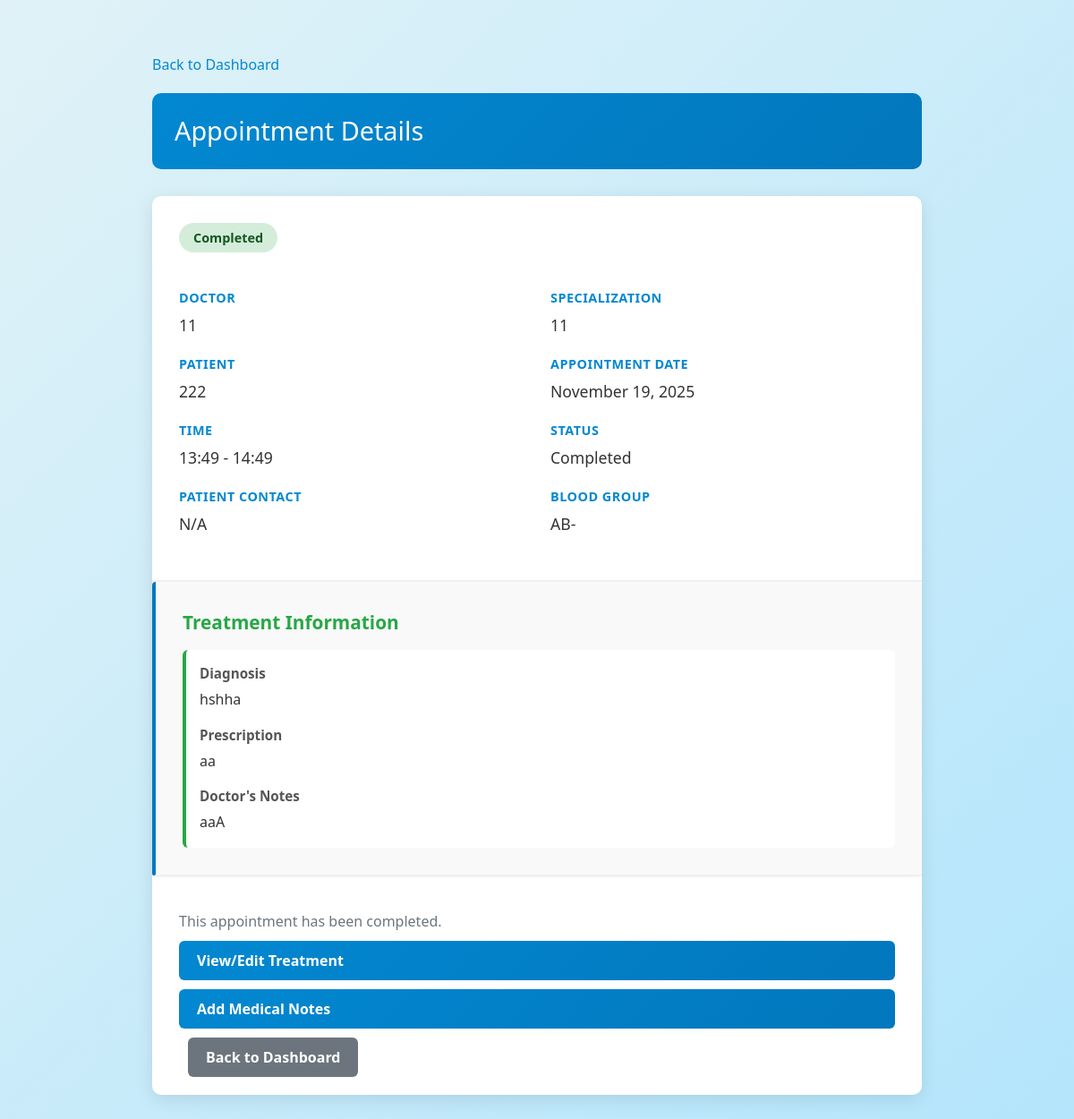
Screenshot of /doctor_view_appointment/6 (signed in) with the database file from the repository.
### application/models.py (models this page shows, shortened)
class Appointment(db.Model):
    __tablename__ = 'appointments'
    id = db.Column(db.Integer, primary_key=True)
    patient_id = db.Column(db.Integer, db.ForeignKey('patients.id'), nullable=True)  # Nullable for availability slots
    doctor_id = db.Column(db.Integer, db.ForeignKey('doctors.id'), nullable=False)
    name = db.Column(db.String(100), nullable=False)  # Patient name or 'Available' for slots
    date = db.Column(db.Date, nullable=False)
    st_time = db.Column(db.Time, nullable=False)
    en_time = db.Column(db.Time, nullable=False)
    status = db.Column(db.String(20), default='Booked')  # Booked, Completed, Cancelled, Available
    treatment = db.relationship('Treatment', backref='appointment', uselist=False, cascade='all, delete-orphan')

class Doctor(db.Model, UserMixin):
    __tablename__ = 'doctors'
    id = db.Column(db.Integer, primary_key=True)
    username = db.Column(db.String(80), unique=True, nullable=False)
    passwordd = db.Column(db.String(255), nullable=False)
    name = db.Column(db.String(100), nullable=False)
    email = db.Column(db.String(120), unique=True, nullable=False)
    contact = db.Column(db.String(15))
    specialization = db.Column(db.String(100), nullable=False)
    department_id = db.Column(db.Integer, db.ForeignKey('departments.id'), nullable=False)
    qualifications = db.Column(db.Text)
    is_blacklisted = db.Column(db.Boolean, default=False)
    doctor_id = db.Column(db.Integer, db.ForeignKey('users.id'), nullable=False, unique=True)
    appointments = db.relationship('Appointment', backref='doctor', lazy=True)

class Patient(db.Model, UserMixin):
    __tablename__ = 'patients'
    id = db.Column(db.Integer, primary_key=True)
    username = db.Column(db.String(80), unique=True, nullable=False)
    passwordp = db.Column(db.String(255), nullable=False)
    name = db.Column(db.String(100), nullable=False)
    date_of_birth = db.Column(db.Date)
    gender = db.Column(db.String(10))
    blood_group = db.Column(db.String(5))
    contact = db.Column(db.String(15))  # Contact field added
    patient_id = db.Column(db.Integer, db.ForeignKey('users.id'), nullable=False, unique=True)
    is_blacklisted = db.Column(db.Boolean, default=False)
    appointments = db.relationship('Appointment', backref='patient', lazy=True)

class Treatment(db.Model):
    __tablename__ = 'treatments'
    id = db.Column(db.Integer, primary_key=True)
    appointment_id = db.Column(db.Integer, db.ForeignKey('appointments.id'), nullable=False, unique=True)
    diagnosis = db.Column(db.Text, nullable=False)
    prescription = db.Column(db.Text)
    notes = db.Column(db.Text)
    created_at = db.Column(db.DateTime, default=datetime.utcnow)

### application/routes.py (the view)
@app.route('/doctor_view_appointment/<int:appointment_id>')
@login_required
def doctor_view_appointment(appointment_id):
    if current_user.user_role != 1:
        abort(403)
    doctor = Doctor.query.filter_by(doctor_id=current_user.id).first()
    appointment = Appointment.query.get_or_404(appointment_id)
    if appointment.doctor_id != doctor.id:
        abort(403)
    return render_template('doctor_view_appointment.html',
                         appointment=appointment,
                         doctor=doctor)

### templates/doctor_view_appointment.html (shortened to what this page needs)
<!DOCTYPE html>
<html lang="en">
<head>
    <link href="https://cdn.jsdelivr.net/npm/bootstrap@5.1.3/dist/css/bootstrap.min.css" rel="stylesheet">
    <link rel="stylesheet" href="{{ url_for('static', filename='style.css') }}">
</head>
<body class="bg-light">
    <div class="appointment-container">
        <a href="{{ url_for('doctor_dashboard') }}" class="back-link"> Back to Dashboard</a>
        <div class="header-section">
            <h1> Appointment Details</h1>
        </div>
        <div class="appointment-card">
            <div class="appointment-info">
                <div style="margin-bottom: 20px;">
                    <span class="appointment-status {% if appointment.status == 'Completed' %}status-completed{% elif appointment.status == 'Cancelled' %}status-cancelled{% elif appointment.status == 'Available' %}status-booked{% else %}status-booked{% endif %}">
                        {{ appointment.status }}
                    </span>
                </div>
                <div class="info-row">
                    <div class="info-item">
                        <span class="info-label"> Doctor</span>
                        <span class="info-value">{{ appointment.doctor.name }}</span>
                    </div>
                    <div class="info-item">
                        <span class="info-label"> Specialization</span>
                        <span class="info-value">{{ appointment.doctor.specialization }}</span>
                    </div>
                </div>
                <div class="info-row">
                    <div class="info-item">
                        <span class="info-label"> Patient</span>
                        <span class="info-value">
                            {% if appointment.patient %}
                                {{ appointment.patient.name }}
                            {% else %}
                                <em class="text-muted">No patient assigned (Available slot)</em>
                            {% endif %}
                        </span>
                    </div>
                    <div class="info-item">
                        <span class="info-label"> Appointment Date</span>
                        <span class="info-value">{{ appointment.date.strftime('%B %d, %Y') }}</span>
                    </div>
                </div>
                <div class="info-row">
                    <div class="info-item">
                        <span class="info-label"> Time</span>
                        <span class="info-value">{{ appointment.st_time.strftime('%H:%M') }} - {{ appointment.en_time.strftime('%H:%M') }}</span>
                    </div>
                    <div class="info-item">
                        <span class="info-label"> Status</span>
                        <span class="info-value">{{ appointment.status }}</span>
                    </div>
                </div>
                {% if appointment.patient %}
                    <div class="info-row">
                        <div class="info-item">
                            <span class="info-label"> Patient Contact</span>
                            <span class="info-value">{{ appointment.patient.contact or 'N/A' }}</span>
                        </div>
                        <div class="info-item">
                            <span class="info-label"> Blood Group</span>
                            <span class="info-value">{{ appointment.patient.blood_group or 'N/A' }}</span>
                        </div>
                    </div>
                {% endif %}
            </div>
            {% if appointment.status == 'Completed' and appointment.treatment %}
                <div class="treatment-section">
                    <div class="treatment-header"> Treatment Information</div>
                    <div class="treatment-content">
                        {% if appointment.treatment.diagnosis %}
                            <div class="treatment-item">
                                <div class="treatment-label"> Diagnosis</div>
                                <div class="treatment-text">{{ appointment.treatment.diagnosis }}</div>
                            </div>
                        {% endif %}
                        {% if appointment.treatment.prescription %}
                            <div class="treatment-item">
                                <div class="treatment-label"> Prescription</div>
                                <div class="treatment-text">{{ appointment.treatment.prescription }}</div>
                            </div>
                        {% endif %}
                        {% if appointment.treatment.notes %}
                            <div class="treatment-item">
                                <div class="treatment-label"> Doctor's Notes</div>
                                <div class="treatment-text">{{ appointment.treatment.notes }}</div>
                            </div>
                        {% endif %}
                    </div>
                </div>
            {% elif appointment.status == 'Completed' %}
                <div class="treatment-section">
                    <div class="treatment-header"> Treatment Information</div>
                    <div class="no-treatment">No treatment record added yet.</div>
                </div>
            {% endif %}
            {% if appointment.patient and appointment.status == 'Booked' %}
                <div class="action-section">
                    <a href="{{ url_for('doctor_view_appointment', appointment_id=appointment.id) }}" class="action-btn btn-primary"> Refresh</a>
                    <a href="{{ url_for('update_appointment_status', appointment_id=appointment.id, status='Completed') }}" class="action-btn btn-success"> Mark as Completed</a>
                    <a href="{{ url_for('add_treatment', appointment_id=appointment.id) }}" class="action-btn btn-success"> Add Treatment</a>
                    <button class="action-btn btn-primary" data-bs-toggle="modal" data-bs-target="#postponeModal"> Postpone</button>
                    <a href="{{ url_for('update_appointment_status', appointment_id=appointment.id, status='Cancelled') }}" class="action-btn btn-danger"> Cancel</a>
                </div>
            {% elif appointment.status == 'Available' %}
                <div class="action-section">
                    <p class="text-muted mb-0" style="flex: 1;">This is an available time slot. It will appear in the patient booking system.</p>
                    <a href="{{ url_for('delete_availability', appointment_id=appointment.id) }}" class="action-btn btn-danger"> Delete Slot</a>
                </div>
            {% elif appointment.status == 'Cancelled' %}
                <div class="action-section">
                    <p class="text-muted mb-0" style="flex: 1;">This appointment has been cancelled and cannot be modified.</p>
                    <a href="{{ url_for('doctor_dashboard') }}" class="action-btn btn-secondary"> Back to Dashboard</a>
                </div>
            {% elif appointment.status == 'Completed' %}
                <div class="action-section">
                    <p class="text-muted mb-0" style="flex: 1;">This appointment has been completed.</p>
                    <a href="{{ url_for('add_treatment', appointment_id=appointment.id) }}" class="action-btn btn-primary"> View/Edit Treatment</a>
                    <a href="{{ url_for('update_medical_notes', appointment_id=appointment.id) }}" class="action-btn btn-primary"> Add Medical Notes</a>
                    <a href="{{ url_for('doctor_dashboard') }}" class="action-btn btn-secondary"> Back to Dashboard</a>
                </div>
            {% endif %}
        </div>
    </div>
</body>
</html>

### static/style.css (style rules this page uses)
* { margin: 0; padding: 0; box-sizing: border-box; }
body { font-family: 'Segoe UI', Tahoma, Geneva, Verdana, sans-serif; background: linear-gradient(135deg, #e0f2f7 0%, #b3e5fc 100%); margin: 0; padding: 0; min-height: 100vh; }
button[type="submit"], .btn-primary { width: 100%; background: linear-gradient(135deg, #0277bd 0%, #0288d1 100%); color: #fff; }
.btn-secondary { background: #6c757d; color: white; margin-left: 10px; }
.status-completed { color: #5cb85c; font-weight: bold; }
.treatment-section { margin-bottom: 18px; padding: 12px; background: white; border-left: 4px solid #0277bd; border-radius: 4px; box-shadow: 0 1px 3px rgba(0, 0, 0, 0.05); }
.treatment-label { display: block; font-weight: bold; color: #01579b; margin-bottom: 6px; font-size: 0.95rem; }

### templates/doctor_view_appointment.html (style rules this page uses)
.appointment-container { max-width: 900px; margin: 40px auto; padding: 20px; }
.header-section { background: linear-gradient(135deg, #0288d1 0%, #0277bd 100%); color: white; padding: 25px; border-radius: 10px; margin-bottom: 30px; }
.header-section h1 { margin: 0; font-size: 1.8rem; }
.appointment-card { background: white; border-radius: 10px; box-shadow: 0 5px 20px rgba(0,0,0,0.1); overflow: hidden; }
.appointment-status { display: inline-block; padding: 6px 16px; border-radius: 25px; font-size: 0.9rem; font-weight: 600; margin-bottom: 20px; }
.status-completed { background: #d4edda; color: #155724; }
.appointment-info { padding: 30px; border-bottom: 2px solid #f0f0f0; }
.info-row { display: grid; grid-template-columns: 1fr 1fr; gap: 30px; margin-bottom: 20px; }
.info-item { display: flex; flex-direction: column; }
.info-label { font-weight: 600; color: #0288d1; font-size: 0.9rem; text-transform: uppercase; letter-spacing: 0.5px; margin-bottom: 6px; }
.info-value { color: #333; font-size: 1.1rem; }
.treatment-section { padding: 30px; background: #f9f9f9; border-bottom: 2px solid #f0f0f0; }
.treatment-header { font-size: 1.3rem; font-weight: 600; color: #28a745; margin-bottom: 15px; display: flex; align-items: center; gap: 8px; }
.treatment-content { background: white; padding: 15px; border-radius: 6px; border-left: 4px solid #28a745; }
.treatment-item { margin-bottom: 15px; }
.treatment-item:last-child { margin-bottom: 0; }
.treatment-label { font-weight: 600; color: #555; font-size: 0.95rem; margin-bottom: 5px; }
.treatment-text { color: #333; line-height: 1.6; white-space: pre-wrap; word-wrap: break-word; }
.action-section { padding: 20px 30px; display: flex; gap: 10px; flex-wrap: wrap; }
.action-btn { padding: 10px 20px; border: none; border-radius: 6px; font-size: 1rem; font-weight: 600; cursor: pointer; text-decoration: none; display: inline-block; transition: all 0.3s ease; }
.btn-primary { background: linear-gradient(135deg, #0288d1 0%, #0277bd 100%); color: white; }
.btn-secondary { background: #6c757d; color: white; }
.back-link { display: inline-block; margin-bottom: 20px; color: #0288d1; text-decoration: none; font-weight: 500; }

### rows the page displays
Appointment: status "Completed", date "November 19, 2025", st_time "13:49", en_time "14:49"
Doctor: doctor.name "11", doctor.specialization "11"
Patient: patient.name "222", patient "N/A", patient "AB-"
Treatment: treatment.diagnosis "hshha", treatment.prescription "aa", treatment.notes "aaA"
